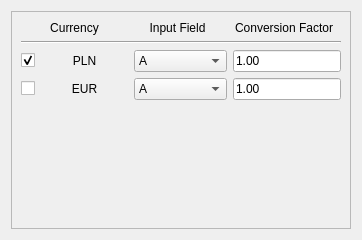
                   <widget class="QWidget" name="curr_scroll_area_contents_0">
                    <property name="geometry">
                     <rect>
                      <x>0</x>
                      <y>0</y>
                      <width>362</width>
                      <height>240</height>
                     </rect>
                    </property>
                    <layout class="QGridLayout" name="gridLayout_10">
                     <item row="0" column="0">
                      <widget class="QFrame" name="curr_frame_0">
                       <property name="sizePolicy">
                        <sizepolicy hsizetype="Expanding" vsizetype="Expanding">
                         <horstretch>0</horstretch>
                         <verstretch>0</verstretch>
                        </sizepolicy>
                       </property>
                       <property name="autoFillBackground">
                        <bool>false</bool>
                       </property>
                       <property name="frameShape">
                        <enum>QFrame::Shape::StyledPanel</enum>
                       </property>
                       <property name="frameShadow">
                        <enum>QFrame::Shadow::Raised</enum>
                       </property>
                       <layout class="QGridLayout" name="gridLayout_17">
                        <item row="3" column="0">
                         <widget class="QCheckBox" name="inluce_currency_10">
                          <property name="sizePolicy">
                           <sizepolicy hsizetype="Maximum" vsizetype="Fixed">
                            <horstretch>0</horstretch>
                            <verstretch>0</verstretch>
                           </sizepolicy>
                          </property>
                          <property name="text">
                           <string/>
                          </property>
                         </widget>
                        </item>
                        <item row="0" column="2">
                         <widget class="QLabel" name="header_input_label_0">
                          <property name="sizePolicy">
                           <sizepolicy hsizetype="Expanding" vsizetype="Fixed">
                            <horstretch>0</horstretch>
                            <verstretch>0</verstretch>
                           </sizepolicy>
                          </property>
                          <property name="text">
                           <string>Input Field</string>
                          </property>
                          <property name="alignment">
                           <set>Qt::AlignmentFlag::AlignCenter</set>
                          </property>
                         </widget>
                        </item>
                        <item row="3" column="2" colspan="2">
                         <widget class="QComboBox" name="curr_field_combo_01">
                          <property name="sizePolicy">
                           <sizepolicy hsizetype="Expanding" vsizetype="Preferred">
                            <horstretch>0</horstretch>
                            <verstretch>0</verstretch>
                           </sizepolicy>
                          </property>
                          <property name="maximumSize">
                           <size>
                            <width>200</width>
                            <height>16777215</height>
                           </size>
                          </property>
                          <property name="sizeAdjustPolicy">
                           <enum>QComboBox::SizeAdjustPolicy::AdjustToContentsOnFirstShow</enum>
                          </property>
                          <property name="frame">
                           <bool>true</bool>
                          </property>
                          <property name="labelDrawingMode">
                           <enum>QComboBox::LabelDrawingMode::UseStyle</enum>
                          </property>
                          <item>
                           <property name="text">
                            <string>A</string>
                           </property>
                          </item>
                         </widget>
                        </item>
                        <item row="1" column="0" colspan="5">
                         <widget class="Line" name="curr_split_line_0">
                          <property name="sizePolicy">
                           <sizepolicy hsizetype="Expanding" vsizetype="Fixed">
                            <horstretch>0</horstretch>
                            <verstretch>0</verstretch>
                           </sizepolicy>
                          </property>
                          <property name="orientation">
                           <enum>Qt::Orientation::Horizontal</enum>
                          </property>
                         </widget>
                        </item>
                        <item row="3" column="1">
                         <widget class="QLabel" name="curr_label_01">
                          <property name="sizePolicy">
                           <sizepolicy hsizetype="Expanding" vsizetype="Fixed">
                            <horstretch>0</horstretch>
                            <verstretch>0</verstretch>
                           </sizepolicy>
                          </property>
                          <property name="minimumSize">
                           <size>
                            <width>0</width>
                            <height>0</height>
                           </size>
                          </property>
                          <property name="text">
                           <string>EUR</string>
                          </property>
                          <property name="alignment">
                           <set>Qt::AlignmentFlag::AlignCenter</set>
                          </property>
                         </widget>
                        </item>
                        <item row="0" column="3" colspan="2">
                         <widget class="QLabel" name="header_cf_label_0">
                          <property name="sizePolicy">
                           <sizepolicy hsizetype="Expanding" vsizetype="Fixed">
                            <horstretch>0</horstretch>
                            <verstretch>0</verstretch>
                           </sizepolicy>
                          </property>
                          <property name="text">
                           <string>Conversion Factor</string>
                          </property>
                          <property name="alignment">
                           <set>Qt::AlignmentFlag::AlignCenter</set>
                          </property>
                         </widget>
                        </item>
                        <item row="2" column="1">
                         <widget class="QLabel" name="curr_label_00">
                          <property name="sizePolicy">
                           <sizepolicy hsizetype="Expanding" vsizetype="Fixed">
                            <horstretch>0</horstretch>
                            <verstretch>0</verstretch>
                           </sizepolicy>
                          </property>
                          <property name="minimumSize">
                           <size>
                            <width>0</width>
                            <height>0</height>
                           </size>
                          </property>
                          <property name="text">
                           <string>PLN</string>
                          </property>
                          <property name="alignment">
                           <set>Qt::AlignmentFlag::AlignCenter</set>
                          </property>
                         </widget>
                        </item>
                        <item row="2" column="4">
                         <widget class="QLineEdit" name="c_factor_ledit_00">
                          <property name="text">
                           <string>1.00</string>
                          </property>
                         </widget>
                        </item>
                        <item row="0" column="0" colspan="2">
                         <widget class="QLabel" name="header_curr_label_0">
                          <property name="sizePolicy">
                           <sizepolicy hsizetype="Expanding" vsizetype="Fixed">
                            <horstretch>0</horstretch>
                            <verstretch>0</verstretch>
                           </sizepolicy>
                          </property>
                          <property name="text">
                           <string>Currency</string>
                          </property>
                          <property name="alignment">
                           <set>Qt::AlignmentFlag::AlignCenter</set>
                          </property>
                         </widget>
                        </item>
                        <item row="3" column="4">
                         <widget class="QLineEdit" name="c_factor_ledit_01">
                          <property name="text">
                           <string>1.00</string>
                          </property>
                         </widget>
                        </item>
                        <item row="2" column="0">
                         <widget class="QCheckBox" name="include_currency_00">
                          <property name="sizePolicy">
                           <sizepolicy hsizetype="Maximum" vsizetype="Fixed">
                            <horstretch>0</horstretch>
                            <verstretch>0</verstretch>
                           </sizepolicy>
                          </property>
                          <property name="text">
                           <string/>
                          </property>
                          <property name="checked">
                           <bool>true</bool>
                          </property>
                         </widget>
                        </item>
                        <item row="2" column="2" colspan="2">
                         <widget class="QComboBox" name="curr_field_combo_00">
                          <property name="sizePolicy">
                           <sizepolicy hsizetype="Expanding" vsizetype="Preferred">
                            <horstretch>0</horstretch>
                            <verstretch>0</verstretch>
                           </sizepolicy>
                          </property>
                          <property name="maximumSize">
                           <size>
                            <width>200</width>
                            <height>16777215</height>
                           </size>
                          </property>
                          <property name="sizeAdjustPolicy">
                           <enum>QComboBox::SizeAdjustPolicy::AdjustToContentsOnFirstShow</enum>
                          </property>
                          <property name="frame">
                           <bool>true</bool>
                          </property>
                          <property name="labelDrawingMode">
                           <enum>QComboBox::LabelDrawingMode::UseStyle</enum>
                          </property>
                          <item>
                           <property name="text">
                            <string>A</string>
                           </property>
                          </item>
                          <item>
                           <property name="text">
                            <string>B</string>
                           </property>
                          </item>
                         </widget>
                        </item>
                        <item row="4" column="2">
                         <spacer name="verticalSpacer_2">
                          <property name="orientation">
                           <enum>Qt::Orientation::Vertical</enum>
                          </property>
                          <property name="sizeHint" stdset="0">
                           <size>
                            <width>20</width>
                            <height>40</height>
                           </size>
                          </property>
                         </spacer>
                        </item>
                       </layout>
                      </widget>
                     </item>
                    </layout>
                   </widget>
